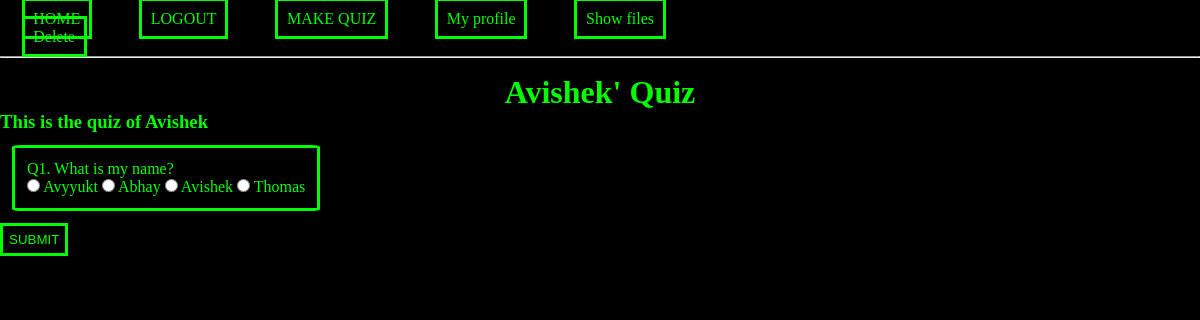
Screenshot of /quiz_taker/1 (signed in) with the database file from the repository.
### website/models.py (models this page shows)
class Quiz(db.Model):
    __tablename__ = 'quizzes'
    quiz_id = db.Column(db.Integer, primary_key=True)
    user_id = db.Column(db.Integer, db.ForeignKey('users.id'))
    quiz_title = db.Column(db.String)
    quiz_description = db.Column(db.String)
    user = db.relationship("User")

class Question(db.Model):
    __tablename__ = 'questions'
    question_id = db.Column(db.Integer, primary_key=True)
    quiz_id = db.Column(db.Integer, db.ForeignKey('quizzes.quiz_id'))
    question_text = db.Column(db.String)
    quiz = db.relationship("Quiz")

class Option(db.Model):
    __tablename__ = 'options'
    option_id = db.Column(db.Integer, primary_key=True)
    question_id = db.Column(db.Integer, db.ForeignKey('questions.question_id'))
    option_text = db.Column(db.String)
    is_correct = db.Column(db.Boolean)
    question = db.relationship("Question")

### website/views.py (the view, shortened to what this page needs)
@views.route('/quiz_taker/<quizz_id>', methods = ['GET' , 'POST'])
@login_required
def take_quiz(quizz_id):
    quiz_query = Quiz.query.filter(Quiz.quiz_id == quizz_id).first()
    question_query = Question.query.filter(Question.quiz_id == quizz_id).all()
    option_query = []
    for x in question_query:
        option  = Option.query.filter(Option.question_id == x.question_id).all()
        random.shuffle(option)
        option_query.append(option)
    return render_template("quiz_taker.html",user = current_user, quiz_query= quiz_query, question_query = question_query,option_query = option_query)

### website/__init__.py (called while the page is built)
def create_app():
    app = Flask(__name__)
    app.config['SECRET_KEY'] = 'delta_<3'
    app.config['SQLALCHEMY_DATABASE_URI'] = f'sqlite:///{DB_NAME}'
    db.init_app(app)
    from .views import views
    from .auth import auth
    app.register_blueprint(views, url_prefix = '/')
    app.register_blueprint(auth, url_prefix = '/')
    from .models import User
    with app.app_context():
        db.create_all()
    login_manager = LoginManager()
    login_manager.login_view = 'auth.login'
    login_manager.init_app(app)
    @login_manager.user_loader
    def load_user(id):
        return User.query.get(int(id))
    return app

### website/templates/quiz_taker.html (shortened to what this page needs)
{%extends "base.html"%}
{%block head%}
<link rel="stylesheet" href= "{{ url_for('static',filename='styles/quiz_taker.css') }}">
{%endblock%}
{%block content%}
<h1 align = "center">{{quiz_query.quiz_title}}</h1>
<h3> {{quiz_query.quiz_description}} </h3>
<form method="post" class="form">
{% for i in range(question_query|length) %}
    {% set question = question_query[i] %}
    <div class="question_box">
        <label class="question">
        Q{{i+1}}.
        {{ question.question_text }}?
        </label>
        <br>
        {% for x in option_query[i] %}
            <input type="radio" class="option" name="{{i+1}}" value="{{ x.option_text }}"/>
            <label for="text"> {{ x.option_text }}</label>
        {% endfor %}
    </div>
{% endfor %}
<button type="submit" class="sbmt_btn">SUBMIT</button>
</form>
{%endblock%}

### website/static/styles/base.css (style rules this page uses)
* { margin: 0; padding: 0; color: rgb(0, 255, 0); }
body { background-color: rgb(0, 0, 0); }

### website/static/styles/quiz_taker.css (style rules this page uses)
.question_box { border: solid rgb(0, 255, 0); border-radius: 3%; height: max-content; width: max-content; margin: 1%; padding: 1%; }
.sbmt_btn { height: fit-content; width: fit-content; padding: 0.5%; background-color: black; border: solid rgb(0, 255, 0); align-content: center; align-self: center; cursor: pointer; }

### rows the page displays
Quiz: quiz_title "Avishek' Quiz", quiz_description "This is the quiz of Avishek"
Question: question_text "What is my name"
Option: option_text "Avyyukt"
Option: option_text "Abhay"
Option: option_text "Avishek"
Option: option_text "Thomas"

### other values shown
{{ i+1 }} "1"
